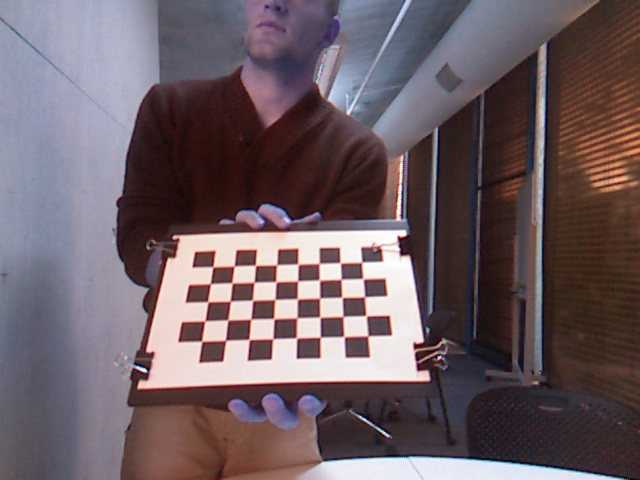
#> input picture CalibrationImages/Calibrate0.jpg, 640 x 480 px; its folder holds 5 pictures in this run
$ python kinectCalibration.py   (Python 2 division)
#> lines starting #> are read from the running program, lines starting #| are printed output that depends on the picture; after the words box and inside, x2 and y2 are one past the last pixel; in counts of white or black regions, pixels touching at a corner belong together
from os.path import isfile, join
import freenect
from os import listdir
import itertools
import sys
import numpy as np
import cv2
import glob
import frame_convert

board_w = 5 # ours is 5
board_h = 8 # ours is 8
square = 26

#Clear all CV windows
cv2.destroyAllWindows()
'''
i = 0
while i < 20:
    img = freenect.sync_get_video()[0]
    cv2.imshow('image',img)
    cv2.imwrite('CalibrationImages/Calibrate'+str(i)+'.jpg', img)
    cv2.waitKey(1000)
    i+=1

cv2.waitKey(0)
'''
# termination criteria
criteria = (cv2.TERM_CRITERIA_EPS + cv2.TERM_CRITERIA_MAX_ITER, 30, 0.001)

# prepare object points, like (0,0,0), (1,0,0), (2,0,0) ....,(6,5,0)
# The OpenCV test images are a 7x6 grid with 30mm squares
# Our test images are a 5x8 grid with 26mm squares
objp = np.zeros((board_w * board_h, 3), np.float32)
objp[:, :2] = np.mgrid[0:board_h, 0:board_w].T.reshape(-1, 2)

# Arrays to store object points and image points from all the images.
objpoints = [] # 3d point in real world space
imgpoints = [] # 2d points in image plane.

chessImages = glob.glob('CalibrationImages/*.jpg')

for image in chessImages:
    img = cv2.imread(image)
#> img is the input picture: shape (480, 640, 3); mean B, G, R 100, 94.2, 108.9
    gray = cv2.cvtColor(img,cv2.COLOR_BGR2GRAY)
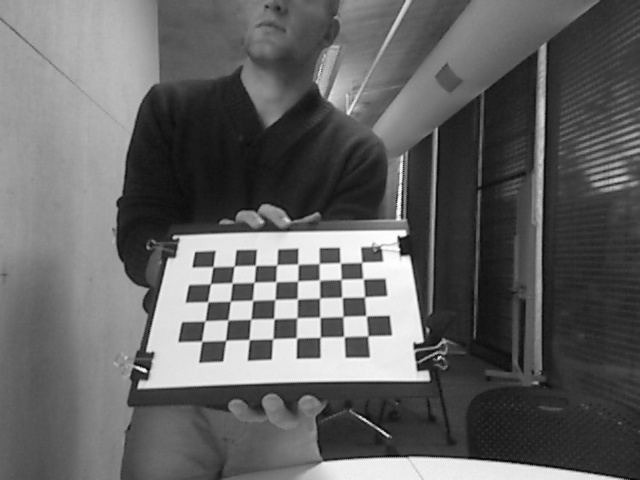
#> gray: shape (480, 640); min 3, max 255, mean 99.3

    # Find the chess board corners
    ret, corners = cv2.findChessboardCorners(gray, (board_h, board_w), None)
#> ret = True; corners = 40 rows, first 8: [212.9, 267.1], [234.2, 266], [255.5, 265.5], [276.9, 265], [298.2, 264.4], [319.1, 263.5], [340.2, 262.9], [361.7, 262.3]

    # If found, add object points, image points (after refining them)
    if ret == True:
        objpoints.append(objp)

        cv2.cornerSubPix(gray, corners, (11, 11), (-1, -1), criteria)
        imgpoints.append(corners)

        # Draw and display the corners
        cv2.drawChessboardCorners(img, (board_h, board_w), corners, ret)
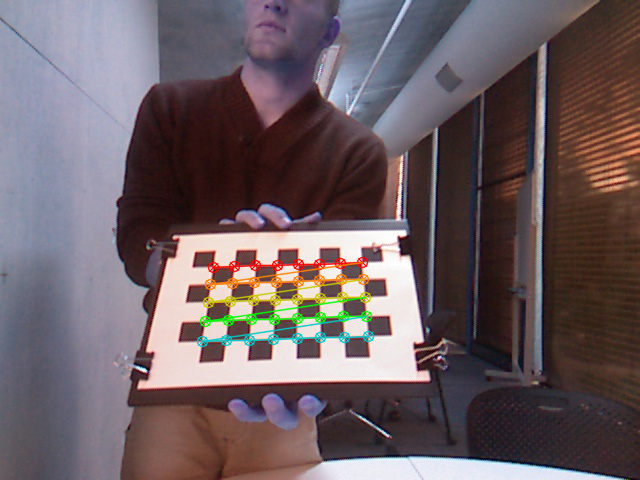
#> img: shape (480, 640, 3); 2.3% of pixels changed, all inside (x1, y1, x2, y2) = (196, 256, 375, 348)
        cv2.imshow('img', img)
        cv2.waitKey(10)
#> pass 2 of the loop `for image in chessImages:`:
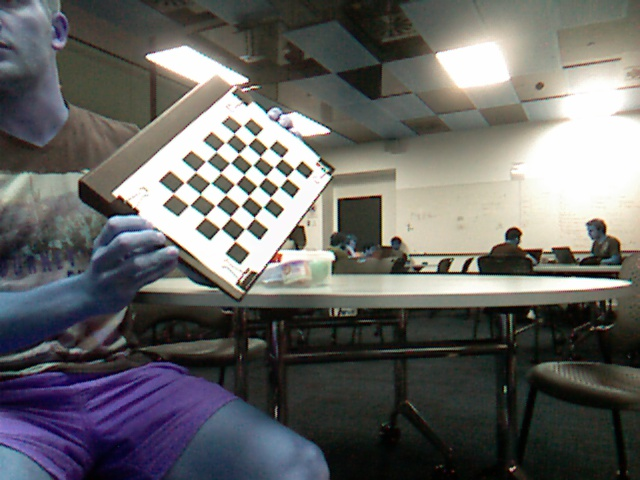
#> input picture CalibrationImages/Calibrate1.jpg, 640 x 480 px
#> img is the input picture: shape (480, 640, 3); mean B, G, R 101, 102.3, 102.7
#> `gray = cv2.cvtColor(img,cv2.COLOR_BGR2GRAY)`:
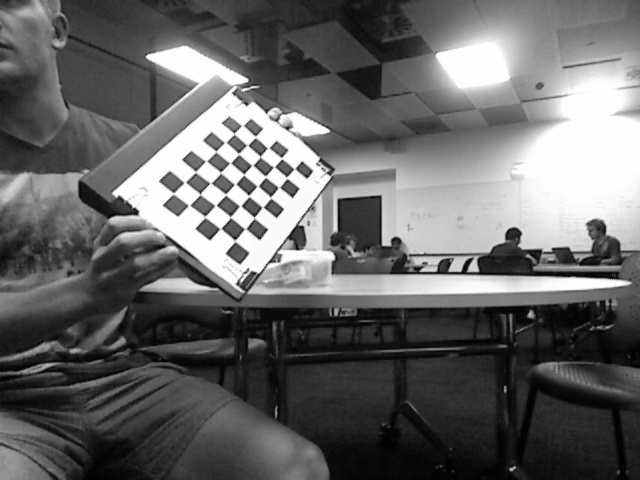
#> gray: shape (480, 640); min 0, max 255, mean 102.3
#> corners = 40 rows, first 8: [294.4, 168.7], [286.6, 178], [278.4, 187.2], [270.4, 197.5], [262.3, 207.1], [254.2, 217.4], [244.4, 228.7], [234.5, 240.3]
#> `cv2.drawChessboardCorners(img, (board_h, board_w), corners, ret)`:
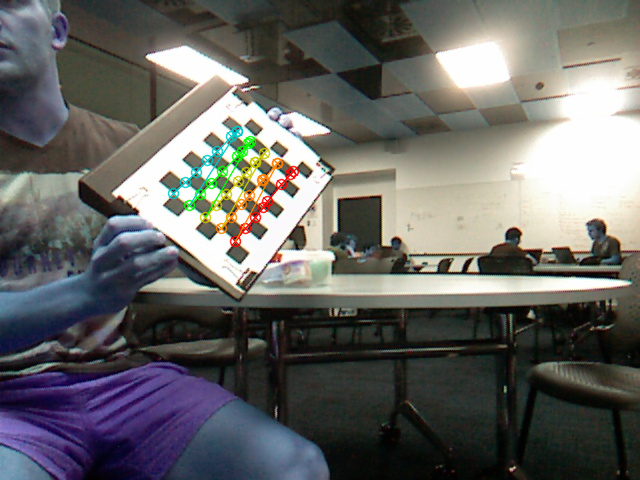
#> img: shape (480, 640, 3); 1.51% of pixels changed, all inside (x1, y1, x2, y2) = (167, 125, 300, 248)
#> pass 3 of the loop `for image in chessImages:`:
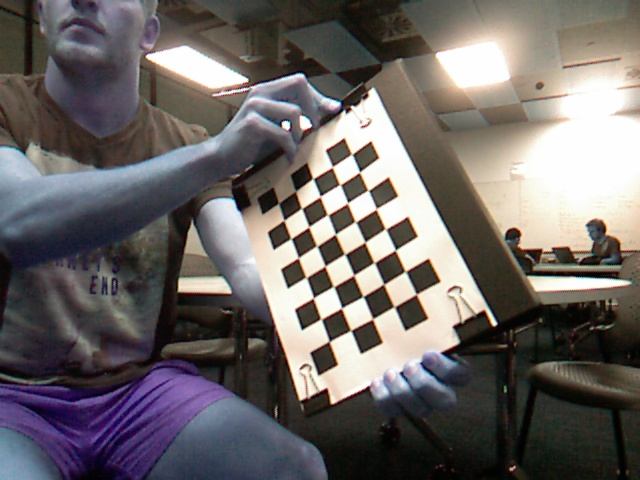
#> input picture CalibrationImages/Calibrate10.jpg, 640 x 480 px
#> img is the input picture: shape (480, 640, 3); mean B, G, R 101.8, 102.9, 108.4
#> `gray = cv2.cvtColor(img,cv2.COLOR_BGR2GRAY)`:
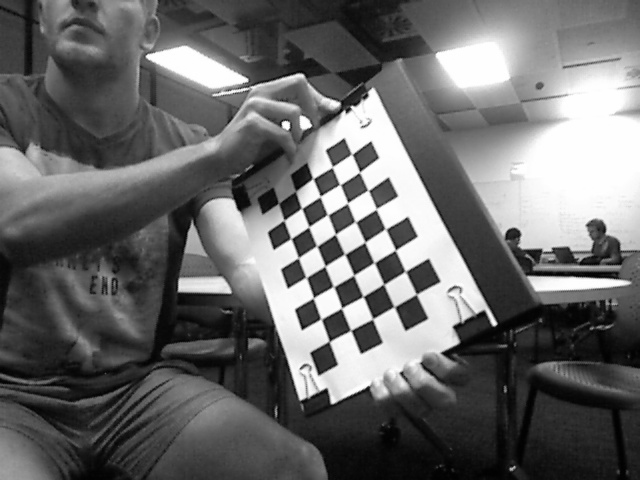
#> gray: shape (480, 640); min 0, max 255, mean 104.4
#> corners = 40 rows, first 8: [329.3, 341.3], [319.6, 318.6], [313.4, 297.5], [307.5, 278.1], [298.4, 257.7], [292.1, 238.8], [283.7, 220.4], [278.3, 203.1]
#> `cv2.drawChessboardCorners(img, (board_h, board_w), corners, ret)`:
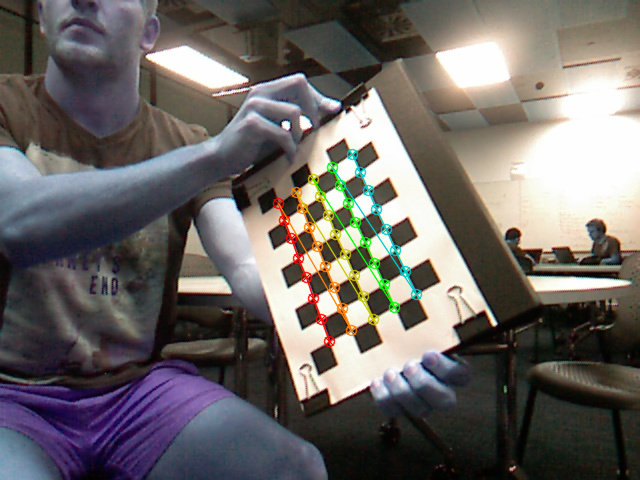
#> img: shape (480, 640, 3); 2.21% of pixels changed, all inside (x1, y1, x2, y2) = (272, 148, 423, 348)
#> the loop made 5 passes; the first 3 are shown

# [8 lines of commented-out code are left out]
ret, mtx, dist, rvecs, tvecs = cv2.calibrateCamera(objpoints, imgpoints, gray.shape[::-1],None,None)

# [8 lines of commented-out code are left out]
img = cv2.imread('CalibrationImages/Calibrate3.jpg')
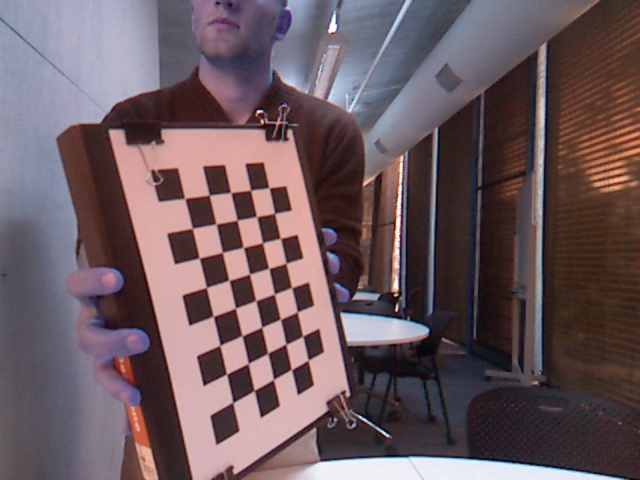
#> input picture CalibrationImages/Calibrate3.jpg, 640 x 480 px
#> img is the input picture: shape (480, 640, 3); mean B, G, R 94.9, 89.4, 107.1
img = cv2.cvtColor(img,cv2.COLOR_BGR2GRAY)
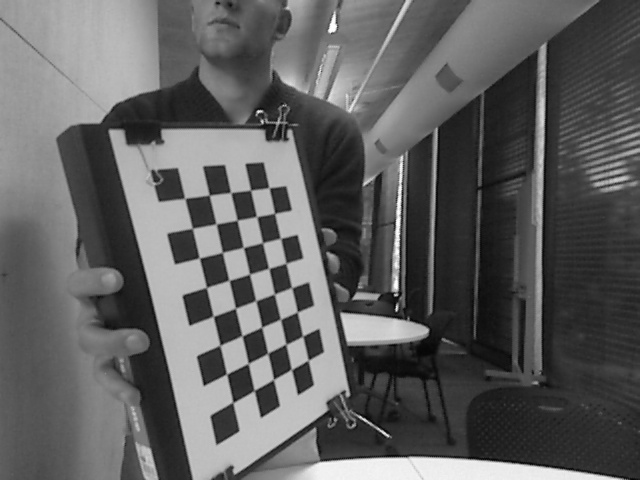
#> img: shape (480, 640); min 4, max 255, mean 95.4
cv2.imshow('image',img)
cv2.waitKey(0)
h, w = img.shape[:2]
#> h = 480; w = 640
# print h,w
# print dist
# print mtx
newcameramtx, roi = cv2.getOptimalNewCameraMatrix(mtx, dist, (w, h), 1, (w, h))

# undistort the image
dst = cv2.undistort(img, mtx, dist, None, newcameramtx)
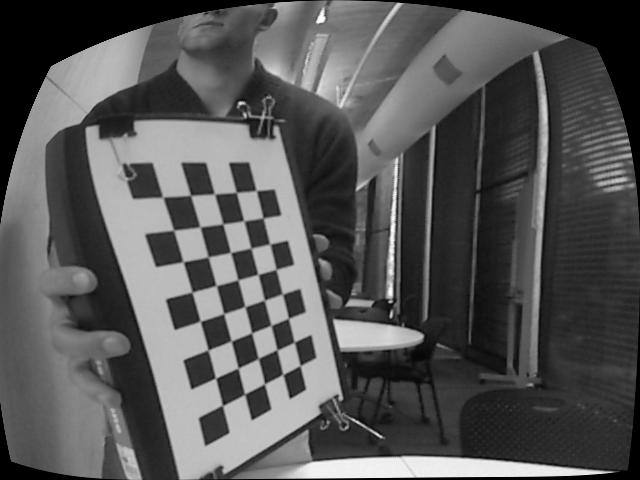
#> dst: shape (480, 640); min 0, max 253, mean 85.8
# print dst.shape
# cv2.imshow('sdsds',dst)
# crop the image
x, y, w, h = roi
#print roi
dst = dst[y:y+h, x:x+w]
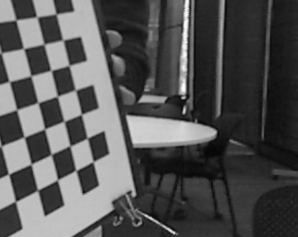
#> dst: shape (237, 298); min 6, max 253, mean 83.9
#print dst.shape
'''cv2.imshow('image',dst)
cv2.waitKey(0)
cv2.imwrite('CalibrationImages/Caliboutput/calibresult.jpg',dst)'''
np.save('CalibrationImages/Caliboutput/mtx1',mtx)
np.save('CalibrationImages/Caliboutput/dist',dist)


'''Re-projection error gives a good estimation of just how exact the found
parameters are. This should be as close to zero as possible. Given the
intrinsic, distortion, rotation and translation matrices, we first
transform the object point to image point using cv2.projectPoints(). Then
we calculate the absolute norm between what we got with our transformation
and the corner finding algorithm. To find the average error we calculate
the arithmetical mean of the errors calculate for all the calibration
images.'''
# calculate Re-Projection error
mean_error = 0.0
tot_error = 0.0
for i in xrange(len(objpoints)):
    imgpoints2, _ = cv2.projectPoints(objpoints[i], rvecs[i], tvecs[i], mtx, dist)
    error = cv2.norm(imgpoints[i],imgpoints2, cv2.NORM_L2)/len(imgpoints2)
    tot_error += error

print "total error: ", mean_error/len(objpoints)

cv2.destroyAllWindows()
